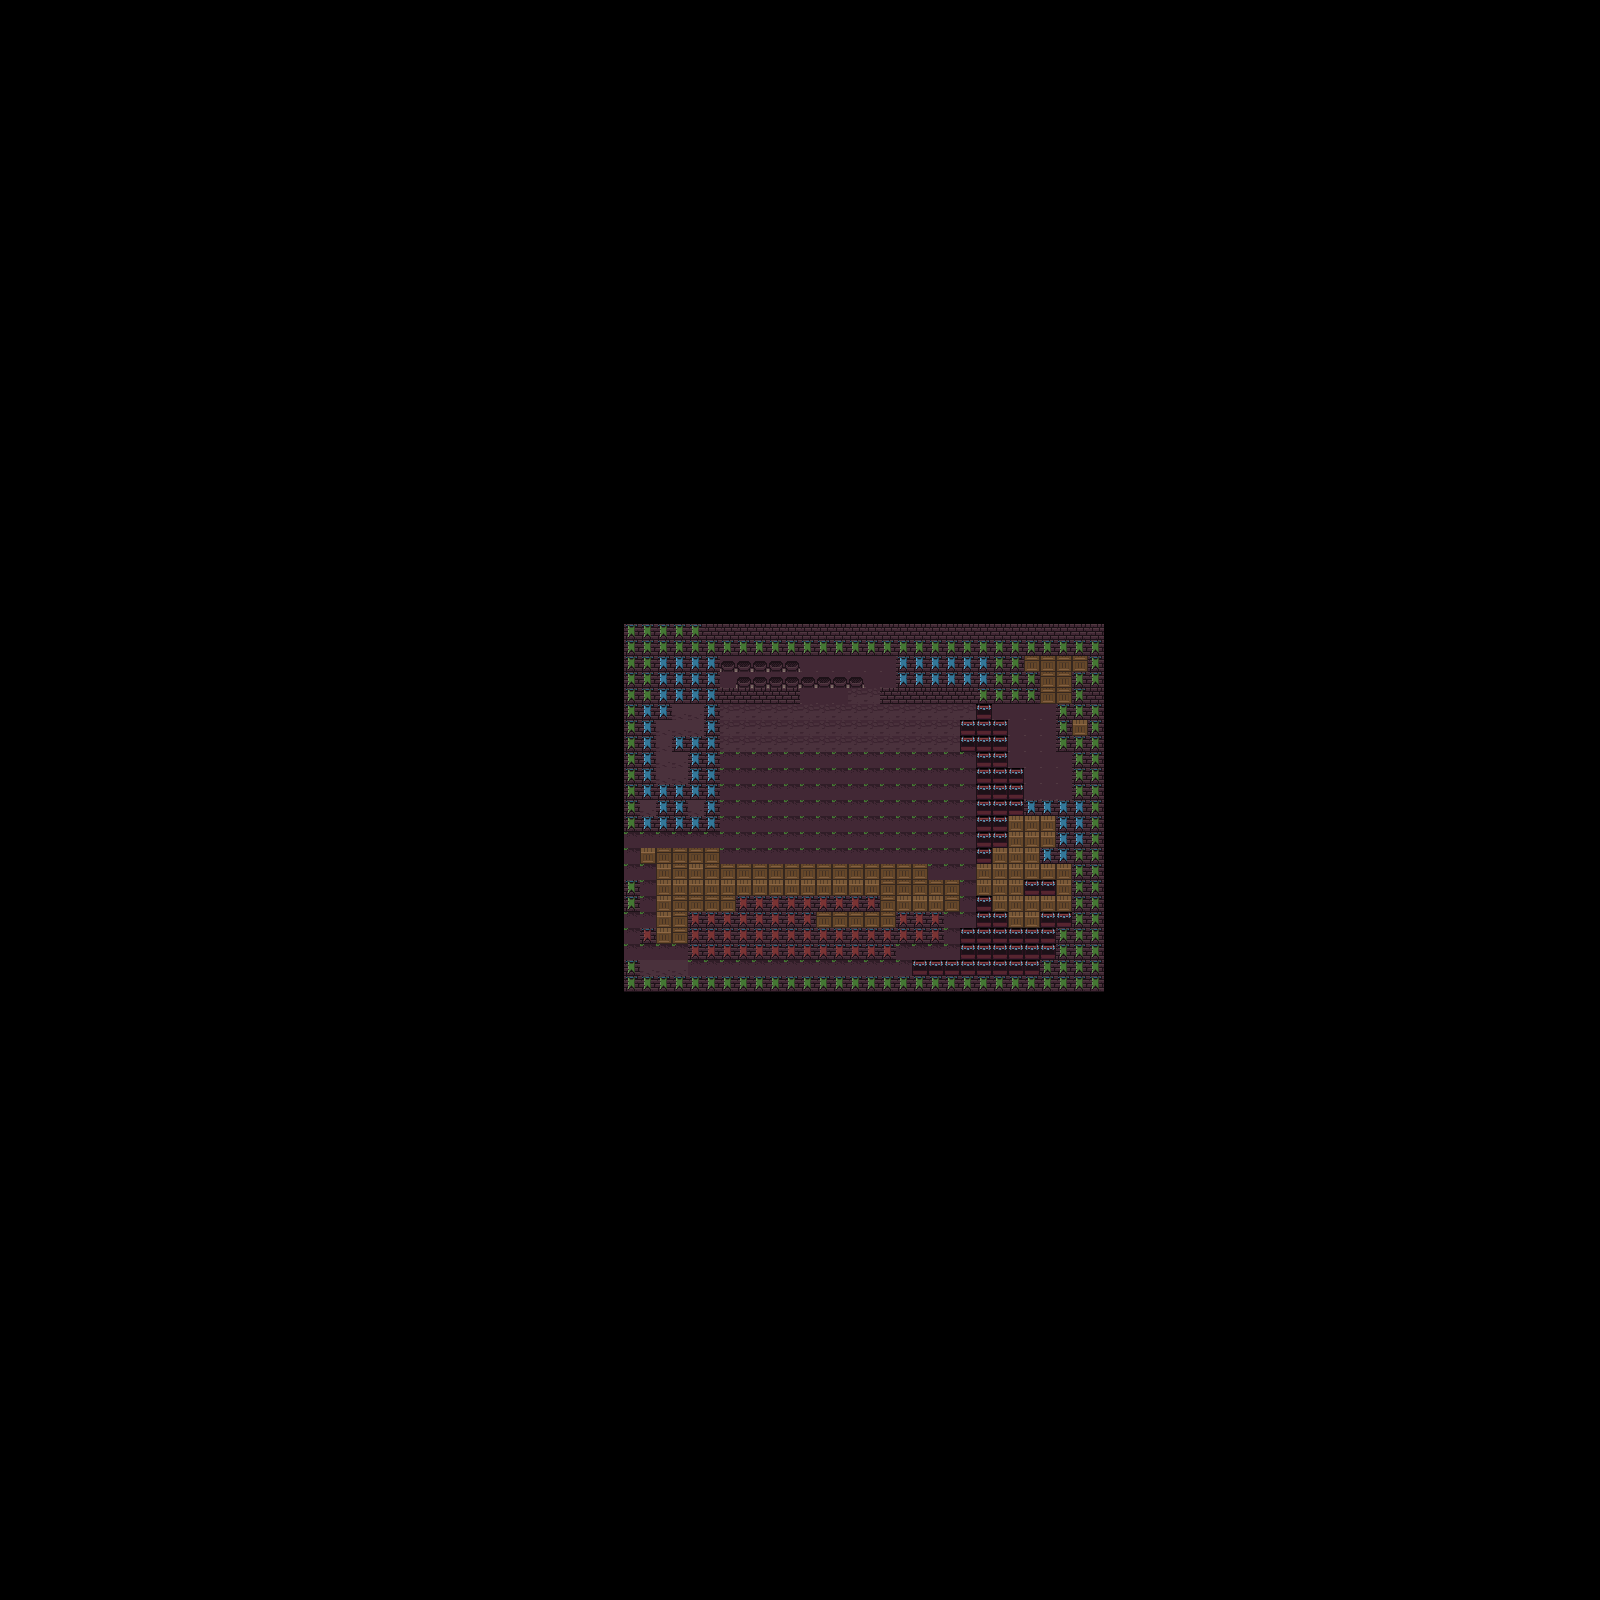

A 2D game scene composited from a Tiled map and its tileset images. What follows is a short description and the map's XML, with each tile layer's data collapsed to a summary:
An orthogonal 100x100 tile map with 16x16 px tiles, 2 tile layers (Tile Layer 1, Tile Layer 2).

<map version="1.5" tiledversion="1.7.2" orientation="orthogonal" renderorder="right-down" width="100" height="100" tilewidth="16" tileheight="16" infinite="0" nextlayerid="4" nextobjectid="1">
 <tileset firstgid="1" source="dungeon.tsx" />
 <layer id="1" name="Tile Layer 1" width="100" height="100">
  <data>[10000 cells, 690 non-empty, 11 distinct tile ids]</data>
 </layer>
 <layer id="3" name="Tile Layer 2" width="100" height="100">
  <data>[10000 cells, 13 non-empty, 1 distinct tile ids]</data>
 </layer>
</map>
